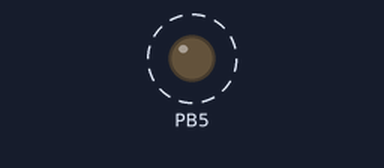
The program below on a simulated ATmega328P, built with avr-gcc and emulated at 8 MHz. Shown: output pins drawn as LEDs (lit = HIGH). Dashed ring = blinking.

Above: at 0.5 s.
Timing chart, 0 to 4.6 s (numbered marks = the images above):
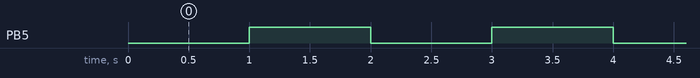

The program:

main.c
```c
#include <avr/io.h>
#include <avr/interrupt.h>

// goal is to flip LED every second;


ISR(TIMER1_OVF_vect) {
    PORTB ^= _BV(PORTB5);
    TCNT1 = 65535 - (F_CPU/1024);
}

int main(void) {
    DDRB |= _BV(DDB5);
    // Maximum value (65535) minus number of ticks equal to one second
    TCNT1 = 65535 - (F_CPU/1024);
    // Sets the prescaler to 1024
    // 16M/1024 = 15625Hz
    TCCR1B = (1 << CS10) | (1 << CS12);
    TCCR1A = 0x00;  // Normal mode
    // Timer Counter 1 overflow interrupt enabled
    // When TCNT1 reaches 65535 the interrupt will be triggered.
    TIMSK1 = (1 << TOIE1);

    sei();

    while (1) {
        ;;
    }
}
```

Measured:
- by itself, PB5: alternates HIGH for 1.0 s and LOW for 1.0 s
